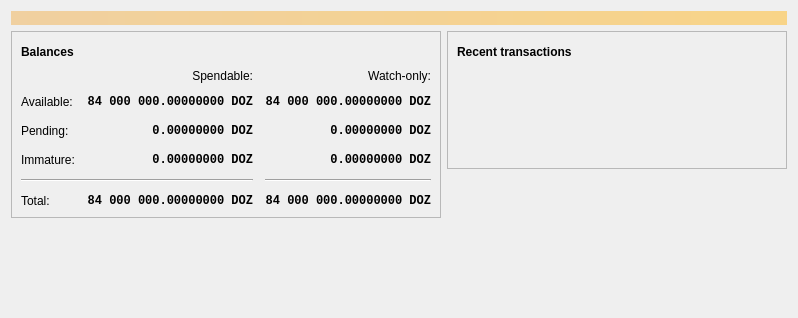
<?xml version="1.0" encoding="UTF-8"?>
<ui version="4.0">
 <class>OverviewPage</class>
 <widget class="QWidget" name="OverviewPage">
  <property name="geometry">
   <rect>
    <x>0</x>
    <y>0</y>
    <width>798</width>
    <height>318</height>
   </rect>
  </property>
  <property name="windowTitle">
   <string>Form</string>
  </property>
  <layout class="QVBoxLayout" name="topLayout">
   <item>
    <widget class="QLabel" name="labelAlerts">
     <property name="visible">
      <bool>false</bool>
     </property>
     <property name="styleSheet">
      <string notr="true">QLabel { background-color: qlineargradient(x1: 0, y1: 0, x2: 1, y2: 0, stop:0 #F0D0A0, stop:1 #F8D488); color:#000000; }</string>
     </property>
     <property name="wordWrap">
      <bool>true</bool>
     </property>
     <property name="margin">
      <number>3</number>
     </property>
     <property name="textInteractionFlags">
      <set>Qt::TextSelectableByMouse</set>
     </property>
    </widget>
   </item>
   <item>
    <layout class="QHBoxLayout" name="horizontalLayout" stretch="1,1">
     <item>
      <layout class="QVBoxLayout" name="verticalLayout_2">
       <item>
        <widget class="QFrame" name="frame">
         <property name="frameShape">
          <enum>QFrame::StyledPanel</enum>
         </property>
         <property name="frameShadow">
          <enum>QFrame::Raised</enum>
         </property>
         <layout class="QVBoxLayout" name="verticalLayout_4">
          <item>
           <layout class="QHBoxLayout" name="horizontalLayout_4">
            <item>
             <widget class="QLabel" name="label_5">
              <property name="font">
               <font>
                <weight>75</weight>
                <bold>true</bold>
               </font>
              </property>
              <property name="text">
               <string>Balances</string>
              </property>
             </widget>
            </item>
            <item>
             <widget class="QPushButton" name="labelWalletStatus">
              <property name="enabled">
               <bool>true</bool>
              </property>
              <property name="maximumSize">
               <size>
                <width>30</width>
                <height>16777215</height>
               </size>
              </property>
              <property name="toolTip">
               <string>The displayed information may be out of date. Your wallet automatically synchronizes with the Digitalounce network after a connection is established, but this process has not completed yet.</string>
              </property>
              <property name="text">
               <string/>
              </property>
              <property name="icon">
               <iconset resource="../bitcoin.qrc">
                <normaloff>:/icons/warning</normaloff>
                <disabledoff>:/icons/warning</disabledoff>:/icons/warning</iconset>
              </property>
              <property name="iconSize">
               <size>
                <width>24</width>
                <height>24</height>
               </size>
              </property>
              <property name="flat">
               <bool>true</bool>
              </property>
             </widget>
            </item>
            <item>
             <spacer name="horizontalSpacer_3">
              <property name="orientation">
               <enum>Qt::Horizontal</enum>
              </property>
              <property name="sizeHint" stdset="0">
               <size>
                <width>40</width>
                <height>20</height>
               </size>
              </property>
             </spacer>
            </item>
           </layout>
          </item>
          <item>
           <layout class="QGridLayout" name="gridLayout">
            <property name="spacing">
             <number>12</number>
            </property>
            <item row="2" column="2">
             <widget class="QLabel" name="labelWatchPending">
              <property name="font">
               <font>
                <family>Monospace</family>
                <weight>75</weight>
                <bold>true</bold>
               </font>
              </property>
              <property name="cursor">
               <cursorShape>IBeamCursor</cursorShape>
              </property>
              <property name="toolTip">
               <string>Unconfirmed transactions to watch-only addresses</string>
              </property>
              <property name="text">
               <string notr="true">0.00000000 DOZ</string>
              </property>
              <property name="alignment">
               <set>Qt::AlignRight|Qt::AlignTrailing|Qt::AlignVCenter</set>
              </property>
              <property name="textInteractionFlags">
               <set>Qt::LinksAccessibleByMouse|Qt::TextSelectableByKeyboard|Qt::TextSelectableByMouse</set>
              </property>
             </widget>
            </item>
            <item row="2" column="1">
             <widget class="QLabel" name="labelUnconfirmed">
              <property name="font">
               <font>
                <family>Monospace</family>
                <weight>75</weight>
                <bold>true</bold>
               </font>
              </property>
              <property name="cursor">
               <cursorShape>IBeamCursor</cursorShape>
              </property>
              <property name="toolTip">
               <string>Total of transactions that have yet to be confirmed, and do not yet count toward the spendable balance</string>
              </property>
              <property name="text">
               <string notr="true">0.00000000 DOZ</string>
              </property>
              <property name="alignment">
               <set>Qt::AlignRight|Qt::AlignTrailing|Qt::AlignVCenter</set>
              </property>
              <property name="textInteractionFlags">
               <set>Qt::LinksAccessibleByMouse|Qt::TextSelectableByKeyboard|Qt::TextSelectableByMouse</set>
              </property>
             </widget>
            </item>
            <item row="3" column="2">
             <widget class="QLabel" name="labelWatchImmature">
              <property name="font">
               <font>
                <family>Monospace</family>
                <weight>75</weight>
                <bold>true</bold>
               </font>
              </property>
              <property name="cursor">
               <cursorShape>IBeamCursor</cursorShape>
              </property>
              <property name="toolTip">
               <string>Mined balance in watch-only addresses that has not yet matured</string>
              </property>
              <property name="text">
               <string notr="true">0.00000000 DOZ</string>
              </property>
              <property name="alignment">
               <set>Qt::AlignRight|Qt::AlignTrailing|Qt::AlignVCenter</set>
              </property>
              <property name="textInteractionFlags">
               <set>Qt::LinksAccessibleByMouse|Qt::TextSelectableByKeyboard|Qt::TextSelectableByMouse</set>
              </property>
             </widget>
            </item>
            <item row="4" column="0" colspan="2">
             <widget class="Line" name="line">
              <property name="orientation">
               <enum>Qt::Horizontal</enum>
              </property>
             </widget>
            </item>
            <item row="4" column="2">
             <widget class="Line" name="lineWatchBalance">
              <property name="sizePolicy">
               <sizepolicy hsizetype="Preferred" vsizetype="Fixed">
                <horstretch>0</horstretch>
                <verstretch>0</verstretch>
               </sizepolicy>
              </property>
              <property name="minimumSize">
               <size>
                <width>140</width>
                <height>0</height>
               </size>
              </property>
              <property name="orientation">
               <enum>Qt::Horizontal</enum>
              </property>
             </widget>
            </item>
            <item row="5" column="0">
             <widget class="QLabel" name="labelTotalText">
              <property name="text">
               <string>Total:</string>
              </property>
             </widget>
            </item>
            <item row="3" column="1">
             <widget class="QLabel" name="labelImmature">
              <property name="font">
               <font>
                <family>Monospace</family>
                <weight>75</weight>
                <bold>true</bold>
               </font>
              </property>
              <property name="cursor">
               <cursorShape>IBeamCursor</cursorShape>
              </property>
              <property name="toolTip">
               <string>Mined balance that has not yet matured</string>
              </property>
              <property name="text">
               <string notr="true">0.00000000 DOZ</string>
              </property>
              <property name="alignment">
               <set>Qt::AlignRight|Qt::AlignTrailing|Qt::AlignVCenter</set>
              </property>
              <property name="textInteractionFlags">
               <set>Qt::LinksAccessibleByMouse|Qt::TextSelectableByKeyboard|Qt::TextSelectableByMouse</set>
              </property>
             </widget>
            </item>
            <item row="2" column="3">
             <spacer name="horizontalSpacer_2">
              <property name="orientation">
               <enum>Qt::Horizontal</enum>
              </property>
              <property name="sizeHint" stdset="0">
               <size>
                <width>40</width>
                <height>20</height>
               </size>
              </property>
             </spacer>
            </item>
            <item row="3" column="0">
             <widget class="QLabel" name="labelImmatureText">
              <property name="text">
               <string>Immature:</string>
              </property>
             </widget>
            </item>
            <item row="5" column="1">
             <widget class="QLabel" name="labelTotal">
              <property name="font">
               <font>
                <family>Monospace</family>
                <weight>75</weight>
                <bold>true</bold>
               </font>
              </property>
              <property name="cursor">
               <cursorShape>IBeamCursor</cursorShape>
              </property>
              <property name="toolTip">
               <string>Your current total balance</string>
              </property>
              <property name="text">
               <string notr="true">84 000 000.00000000 DOZ</string>
              </property>
              <property name="alignment">
               <set>Qt::AlignRight|Qt::AlignTrailing|Qt::AlignVCenter</set>
              </property>
              <property name="textInteractionFlags">
               <set>Qt::LinksAccessibleByMouse|Qt::TextSelectableByKeyboard|Qt::TextSelectableByMouse</set>
              </property>
             </widget>
            </item>
            <item row="5" column="2">
             <widget class="QLabel" name="labelWatchTotal">
              <property name="font">
               <font>
                <family>Monospace</family>
                <weight>75</weight>
                <bold>true</bold>
               </font>
              </property>
              <property name="cursor">
               <cursorShape>IBeamCursor</cursorShape>
              </property>
              <property name="toolTip">
               <string>Current total balance in watch-only addresses</string>
              </property>
              <property name="text">
               <string notr="true">84 000 000.00000000 DOZ</string>
              </property>
              <property name="alignment">
               <set>Qt::AlignRight|Qt::AlignTrailing|Qt::AlignVCenter</set>
              </property>
              <property name="textInteractionFlags">
               <set>Qt::LinksAccessibleByMouse|Qt::TextSelectableByKeyboard|Qt::TextSelectableByMouse</set>
              </property>
             </widget>
            </item>
            <item row="0" column="2">
             <widget class="QLabel" name="labelWatchonly">
              <property name="text">
               <string>Watch-only:</string>
              </property>
              <property name="alignment">
               <set>Qt::AlignRight|Qt::AlignTrailing|Qt::AlignVCenter</set>
              </property>
             </widget>
            </item>
            <item row="1" column="0">
             <widget class="QLabel" name="labelBalanceText">
              <property name="text">
               <string>Available:</string>
              </property>
             </widget>
            </item>
            <item row="1" column="1">
             <widget class="QLabel" name="labelBalance">
              <property name="font">
               <font>
                <family>Monospace</family>
                <weight>75</weight>
                <bold>true</bold>
               </font>
              </property>
              <property name="cursor">
               <cursorShape>IBeamCursor</cursorShape>
              </property>
              <property name="toolTip">
               <string>Your current spendable balance</string>
              </property>
              <property name="text">
               <string notr="true">84 000 000.00000000 DOZ</string>
              </property>
              <property name="alignment">
               <set>Qt::AlignRight|Qt::AlignTrailing|Qt::AlignVCenter</set>
              </property>
              <property name="textInteractionFlags">
               <set>Qt::LinksAccessibleByMouse|Qt::TextSelectableByKeyboard|Qt::TextSelectableByMouse</set>
              </property>
             </widget>
            </item>
            <item row="1" column="2">
             <widget class="QLabel" name="labelWatchAvailable">
              <property name="font">
               <font>
                <family>Monospace</family>
                <weight>75</weight>
                <bold>true</bold>
               </font>
              </property>
              <property name="cursor">
               <cursorShape>IBeamCursor</cursorShape>
              </property>
              <property name="toolTip">
               <string>Your current balance in watch-only addresses</string>
              </property>
              <property name="text">
               <string notr="true">84 000 000.00000000 DOZ</string>
              </property>
              <property name="alignment">
               <set>Qt::AlignRight|Qt::AlignTrailing|Qt::AlignVCenter</set>
              </property>
              <property name="textInteractionFlags">
               <set>Qt::LinksAccessibleByMouse|Qt::TextSelectableByKeyboard|Qt::TextSelectableByMouse</set>
              </property>
             </widget>
            </item>
            <item row="2" column="0">
             <widget class="QLabel" name="labelPendingText">
              <property name="text">
               <string>Pending:</string>
              </property>
             </widget>
            </item>
            <item row="0" column="1">
             <widget class="QLabel" name="labelSpendable">
              <property name="text">
               <string>Spendable:</string>
              </property>
              <property name="alignment">
               <set>Qt::AlignRight|Qt::AlignTrailing|Qt::AlignVCenter</set>
              </property>
             </widget>
            </item>
           </layout>
          </item>
         </layout>
        </widget>
       </item>
       <item>
        <spacer name="verticalSpacer">
         <property name="orientation">
          <enum>Qt::Vertical</enum>
         </property>
         <property name="sizeHint" stdset="0">
          <size>
           <width>20</width>
           <height>40</height>
          </size>
         </property>
        </spacer>
       </item>
      </layout>
     </item>
     <item>
      <layout class="QVBoxLayout" name="verticalLayout_3">
       <item>
        <widget class="QFrame" name="frame_2">
         <property name="frameShape">
          <enum>QFrame::StyledPanel</enum>
         </property>
         <property name="frameShadow">
          <enum>QFrame::Raised</enum>
         </property>
         <layout class="QVBoxLayout" name="verticalLayout">
          <item>
           <layout class="QHBoxLayout" name="horizontalLayout_2">
            <item>
             <widget class="QLabel" name="label_4">
              <property name="font">
               <font>
                <weight>75</weight>
                <bold>true</bold>
               </font>
              </property>
              <property name="text">
               <string>Recent transactions</string>
              </property>
             </widget>
            </item>
            <item>
             <widget class="QPushButton" name="labelTransactionsStatus">
              <property name="enabled">
               <bool>true</bool>
              </property>
              <property name="maximumSize">
               <size>
                <width>30</width>
                <height>16777215</height>
               </size>
              </property>
              <property name="toolTip">
               <string>The displayed information may be out of date. Your wallet automatically synchronizes with the Digitalounce network after a connection is established, but this process has not completed yet.</string>
              </property>
              <property name="text">
               <string/>
              </property>
              <property name="icon">
               <iconset resource="../bitcoin.qrc">
                <normaloff>:/icons/warning</normaloff>
                <disabledoff>:/icons/warning</disabledoff>:/icons/warning</iconset>
              </property>
              <property name="iconSize">
               <size>
                <width>24</width>
                <height>24</height>
               </size>
              </property>
              <property name="flat">
               <bool>true</bool>
              </property>
             </widget>
            </item>
            <item>
             <spacer name="horizontalSpacer">
              <property name="orientation">
               <enum>Qt::Horizontal</enum>
              </property>
              <property name="sizeHint" stdset="0">
               <size>
                <width>40</width>
                <height>20</height>
               </size>
              </property>
             </spacer>
            </item>
           </layout>
          </item>
          <item>
           <widget class="TransactionOverviewWidget" name="listTransactions">
            <property name="styleSheet">
             <string notr="true">QListView { background: transparent; }</string>
            </property>
            <property name="frameShape">
             <enum>QFrame::NoFrame</enum>
            </property>
            <property name="verticalScrollBarPolicy">
             <enum>Qt::ScrollBarAlwaysOff</enum>
            </property>
            <property name="horizontalScrollBarPolicy">
             <enum>Qt::ScrollBarAlwaysOff</enum>
            </property>
            <property name="sizeAdjustPolicy">
             <enum>QAbstractScrollArea::AdjustToContents</enum>
            </property>
            <property name="selectionMode">
             <enum>QAbstractItemView::NoSelection</enum>
            </property>
            <property name="uniformItemSizes">
             <bool>true</bool>
            </property>
           </widget>
          </item>
         </layout>
        </widget>
       </item>
       <item>
        <spacer name="verticalSpacer_2">
         <property name="orientation">
          <enum>Qt::Vertical</enum>
         </property>
         <property name="sizeHint" stdset="0">
          <size>
           <width>20</width>
           <height>40</height>
          </size>
         </property>
        </spacer>
       </item>
      </layout>
     </item>
    </layout>
   </item>
  </layout>
 </widget>
 <customwidgets>
  <customwidget>
   <class>TransactionOverviewWidget</class>
   <extends>QListView</extends>
   <header>qt/transactionoverviewwidget.h</header>
  </customwidget>
 </customwidgets>
 <resources/>
 <connections/>
</ui>
